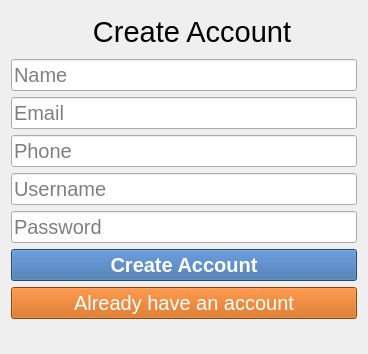
<?xml version="1.0" encoding="UTF-8"?>
<ui version="4.0">
 <class>Form</class>
 <widget class="QWidget" name="Form">
  <property name="geometry">
   <rect>
    <x>0</x>
    <y>0</y>
    <width>368</width>
    <height>354</height>
   </rect>
  </property>
  <property name="windowTitle">
   <string>Create Account</string>
  </property>
  <layout class="QVBoxLayout" name="verticalLayout_2">
   <item>
    <layout class="QVBoxLayout" name="verticalLayout">
     <item>
      <widget class="QPushButton" name="pushButton">
       <property name="font">
        <font>
         <pointsize>22</pointsize>
         <weight>50</weight>
         <bold>false</bold>
        </font>
       </property>
       <property name="text">
        <string>  Create Account</string>
       </property>
       <property name="icon">
        <iconset>
         <normaloff>icons/account.png</normaloff>icons/account.png</iconset>
       </property>
       <property name="iconSize">
        <size>
         <width>40</width>
         <height>40</height>
        </size>
       </property>
       <property name="flat">
        <bool>true</bool>
       </property>
      </widget>
     </item>
     <item>
      <widget class="QLineEdit" name="name">
       <property name="font">
        <font>
         <pointsize>15</pointsize>
        </font>
       </property>
       <property name="placeholderText">
        <string>Name</string>
       </property>
      </widget>
     </item>
     <item>
      <widget class="QLineEdit" name="email">
       <property name="font">
        <font>
         <pointsize>15</pointsize>
        </font>
       </property>
       <property name="placeholderText">
        <string>Email</string>
       </property>
      </widget>
     </item>
     <item>
      <widget class="QLineEdit" name="phone">
       <property name="font">
        <font>
         <pointsize>15</pointsize>
        </font>
       </property>
       <property name="placeholderText">
        <string>Phone</string>
       </property>
      </widget>
     </item>
     <item>
      <widget class="QLineEdit" name="username">
       <property name="font">
        <font>
         <pointsize>15</pointsize>
        </font>
       </property>
       <property name="placeholderText">
        <string>Username</string>
       </property>
      </widget>
     </item>
     <item>
      <widget class="QLineEdit" name="password">
       <property name="font">
        <font>
         <pointsize>15</pointsize>
        </font>
       </property>
       <property name="echoMode">
        <enum>QLineEdit::Password</enum>
       </property>
       <property name="placeholderText">
        <string>Password</string>
       </property>
      </widget>
     </item>
     <item>
      <widget class="QPushButton" name="createacc">
       <property name="font">
        <font>
         <pointsize>15</pointsize>
         <weight>75</weight>
         <bold>true</bold>
        </font>
       </property>
       <property name="styleSheet">
        <string notr="true">background-color: rgb(52, 101, 164);
color: rgb(255, 255, 255);</string>
       </property>
       <property name="text">
        <string>Create Account</string>
       </property>
      </widget>
     </item>
     <item>
      <widget class="QPushButton" name="login">
       <property name="font">
        <font>
         <pointsize>15</pointsize>
         <weight>50</weight>
         <bold>false</bold>
        </font>
       </property>
       <property name="styleSheet">
        <string notr="true">background-color: rgb(206, 92, 0);
color: rgb(255, 255, 255);</string>
       </property>
       <property name="text">
        <string>Already have an account</string>
       </property>
      </widget>
     </item>
     <item>
      <widget class="QLabel" name="message">
       <property name="font">
        <font>
         <weight>75</weight>
         <bold>true</bold>
        </font>
       </property>
       <property name="styleSheet">
        <string notr="true">color: rgb(239, 41, 41);</string>
       </property>
       <property name="text">
        <string/>
       </property>
       <property name="alignment">
        <set>Qt::AlignCenter</set>
       </property>
      </widget>
     </item>
    </layout>
   </item>
  </layout>
 </widget>
 <resources/>
 <connections/>
</ui>
